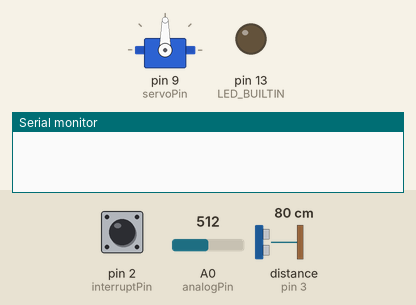
This sketch was run on a simulated Arduino Uno, built with avr-gcc and run on an emulated ATmega328P. Parts: servo, output pins drawn as LEDs (lit = HIGH), the last lines printed to the serial monitor. The inputs (shaded band) are chosen by the test bench; at power-on: pin 2 (interruptPin) HIGH, distance to the obstacle (sensor on pin 3) 80 cm, A0 (analogPin) = 512. The echo pulse lasts 58.3 µs per cm; pins used as bus, display or sensor lines are not drawn.

Above: at 1.2 s.
1.3 s: pin 2 (interruptPin) pulled LOW for 1 s
At 2.8 s:
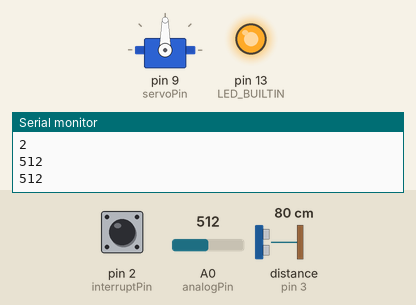
3.8 s: distance to the obstacle (sensor on pin 3) set to 6 cm
5.3 s: distance to the obstacle (sensor on pin 3) set to 3 cm
At 6.3 s:
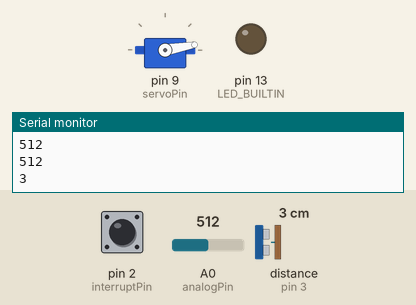
7.4 s: pin 2 (interruptPin) pulled LOW for 3.2 s
At 8.7 s:
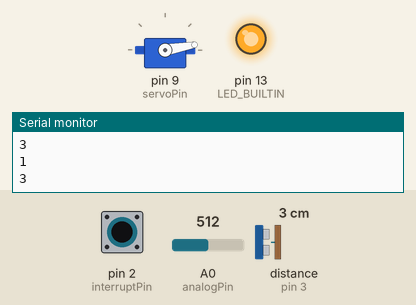
Timing chart, 0 to 12.6 s (numbered marks = the images above; inputs shaded):
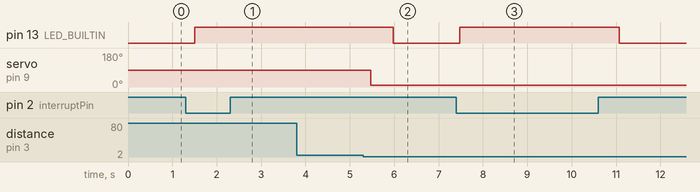

The sketch:

Sunscreen_code.ino
```cpp
#include <Servo.h>

int servoPin = 9;
Servo servo;
int angle = 0; // servo position in degrees


#define ECHOPIN 3
#define TRIGPIN 4

int analogPin = 0;
int val = 0;
const byte ledPin=13;
const byte interruptPin=2;
volatile byte state = LOW;
int count=0;


void setup() {
  servo.attach(servoPin);
   pinMode(LED_BUILTIN,OUTPUT);
   pinMode(interruptPin, INPUT_PULLUP);
   attachInterrupt(digitalPinToInterrupt(interruptPin),blink,CHANGE);
   Serial.begin(9600);
   pinMode(ECHOPIN, INPUT);
   pinMode(TRIGPIN, OUTPUT);
  count=0;
}

void loop()
{
 digitalWrite(LED_BUILTIN,state);
// Serial.println(count);

   while(count>=1&& count<=2)
   {
    digitalWrite(TRIGPIN, LOW);
    delayMicroseconds(2);
    digitalWrite(TRIGPIN, HIGH);
    delayMicroseconds(10);
    digitalWrite(TRIGPIN,LOW);
    int distance = pulseIn(ECHOPIN, HIGH);
    distance = distance/58;

    delay(100);
    if(distance<5)
    {
      Serial.println(distance);
      servo.write(10);
      count=0;
      break;
    }
    val = analogRead(analogPin);
    Serial.println(val);
    if(val>=790&&val<=860)
    {
      angle=floor((val-780)*45/80);
      Serial.println(angle);
      servo.write(angle);
      delay(15);
    }
    delay(100);
   }
    count=0;
    delay(500);

 }

void blink()
{
 state = !state;
 count++;
 Serial.println(count);
 delay(500);
}
```

Measured:
- the behaviour switches between 5 and 4 cm on distance to the obstacle (sensor on pin 3) (found by bisection; images 1 and 2)
- after the input at 1.3 s, pin 13 (LED_BUILTIN): LOW → HIGH after 0.20 s
- after the input at 5.3 s, pin 13 (LED_BUILTIN): HIGH → LOW after 0.67 s; servo on pin 9 (servoPin): 90° → 10° after 0.17 s
- after the input at 7.4 s, pin 13 (LED_BUILTIN): LOW → HIGH after 0.07 s, → LOW 3.6 s later
